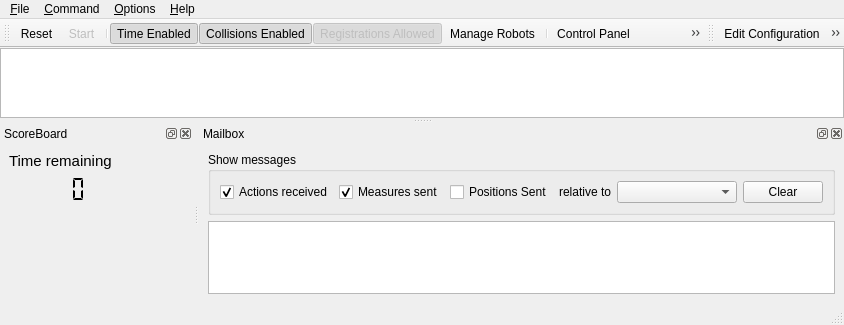
<?xml version="1.0" encoding="UTF-8"?>
<ui version="4.0">
 <class>cbSimulatorGUI</class>
 <widget class="QMainWindow" name="cbSimulatorGUI">
  <property name="geometry">
   <rect>
    <x>0</x>
    <y>0</y>
    <width>796</width>
    <height>325</height>
   </rect>
  </property>
  <property name="windowTitle">
   <string>CiberRato Simulator 2014</string>
  </property>
  <widget class="QWidget" name="centralwidget">
   <layout class="QVBoxLayout" name="verticalLayout">
    <property name="margin">
     <number>0</number>
    </property>
    <item>
     <widget class="QTextEdit" name="messages">
      <property name="toolTip">
       <string>Messages</string>
      </property>
      <property name="readOnly">
       <bool>true</bool>
      </property>
     </widget>
    </item>
   </layout>
  </widget>
  <widget class="QMenuBar" name="menubar">
   <property name="geometry">
    <rect>
     <x>0</x>
     <y>0</y>
     <width>796</width>
     <height>21</height>
    </rect>
   </property>
   <widget class="QMenu" name="menuFile">
    <property name="title">
     <string>&amp;File</string>
    </property>
    <widget class="QMenu" name="menuConfiguration">
     <property name="title">
      <string>&amp;Configuration</string>
     </property>
     <addaction name="actionEdit_Configuration"/>
     <addaction name="actionOpen_Configuration"/>
     <addaction name="actionSave_Configuration"/>
    </widget>
    <addaction name="menuConfiguration"/>
    <addaction name="actionOpen_Lab"/>
    <addaction name="actionLoad_Defaults"/>
    <addaction name="separator"/>
    <addaction name="actionManageRobots"/>
    <addaction name="actionControl_Panel"/>
    <addaction name="actionLaunch_Viewer"/>
    <addaction name="separator"/>
    <addaction name="actionExit"/>
   </widget>
   <widget class="QMenu" name="menuCommand">
    <property name="title">
     <string>&amp;Command</string>
    </property>
    <addaction name="actionReset"/>
    <addaction name="actionStartStop"/>
   </widget>
   <widget class="QMenu" name="menuOptions">
    <property name="title">
     <string>&amp;Options</string>
    </property>
    <addaction name="actionGPS_Enabled"/>
    <addaction name="actionScore_Sensor_Enabled"/>
    <addaction name="actionTime_Enabled"/>
    <addaction name="actionCollisions_Enabled"/>
    <addaction name="actionRegistrations_Open"/>
   </widget>
   <widget class="QMenu" name="menuHelp">
    <property name="title">
     <string>&amp;Help</string>
    </property>
    <addaction name="actionSimulator_Help"/>
    <addaction name="actionAbout_Simulator"/>
   </widget>
   <addaction name="menuFile"/>
   <addaction name="menuCommand"/>
   <addaction name="menuOptions"/>
   <addaction name="menuHelp"/>
  </widget>
  <widget class="QStatusBar" name="statusbar"/>
  <widget class="QToolBar" name="toolBar_1">
   <property name="windowTitle">
    <string>Control ToolBar</string>
   </property>
   <property name="iconSize">
    <size>
     <width>24</width>
     <height>24</height>
    </size>
   </property>
   <attribute name="toolBarArea">
    <enum>TopToolBarArea</enum>
   </attribute>
   <attribute name="toolBarBreak">
    <bool>false</bool>
   </attribute>
   <addaction name="actionReset"/>
   <addaction name="actionStartStop"/>
   <addaction name="separator"/>
   <addaction name="actionTime_Enabled"/>
   <addaction name="actionCollisions_Enabled"/>
   <addaction name="actionRegistrations_Open"/>
   <addaction name="actionManageRobots"/>
   <addaction name="separator"/>
   <addaction name="actionControl_Panel"/>
   <addaction name="actionLaunch_Viewer"/>
  </widget>
  <widget class="QDockWidget" name="dockWidget_Score">
   <property name="sizePolicy">
    <sizepolicy hsizetype="Preferred" vsizetype="Minimum">
     <horstretch>0</horstretch>
     <verstretch>0</verstretch>
    </sizepolicy>
   </property>
   <property name="windowIcon">
    <iconset resource="default.qrc">
     <normaloff>:/images/icons/score</normaloff>:/images/icons/score</iconset>
   </property>
   <property name="floating">
    <bool>false</bool>
   </property>
   <property name="features">
    <set>QDockWidget::AllDockWidgetFeatures</set>
   </property>
   <property name="windowTitle">
    <string>ScoreBoard</string>
   </property>
   <attribute name="dockWidgetArea">
    <number>8</number>
   </attribute>
   <widget class="QWidget" name="dockWidgetContents_Score">
    <layout class="QGridLayout" name="gridLayout">
     <item row="0" column="0">
      <widget class="QLabel" name="label_2">
       <property name="font">
        <font>
         <pointsize>11</pointsize>
         <weight>50</weight>
         <bold>false</bold>
        </font>
       </property>
       <property name="text">
        <string>Time remaining</string>
       </property>
      </widget>
     </item>
     <item row="0" column="2" rowspan="3" colspan="2">
      <layout class="QGridLayout" name="gridLayout_Scores"/>
     </item>
     <item row="0" column="1">
      <spacer name="horizontalSpacer_2">
       <property name="orientation">
        <enum>Qt::Horizontal</enum>
       </property>
       <property name="sizeType">
        <enum>QSizePolicy::Fixed</enum>
       </property>
       <property name="sizeHint" stdset="0">
        <size>
         <width>60</width>
         <height>1</height>
        </size>
       </property>
      </spacer>
     </item>
     <item row="1" column="0">
      <widget class="QLCDNumber" name="lcdNumber_TimeRemain">
       <property name="sizePolicy">
        <sizepolicy hsizetype="Fixed" vsizetype="Fixed">
         <horstretch>0</horstretch>
         <verstretch>0</verstretch>
        </sizepolicy>
       </property>
       <property name="minimumSize">
        <size>
         <width>100</width>
         <height>27</height>
        </size>
       </property>
       <property name="maximumSize">
        <size>
         <width>100</width>
         <height>27</height>
        </size>
       </property>
       <property name="palette">
        <palette>
         <active>
          <colorrole role="WindowText">
           <brush brushstyle="SolidPattern">
            <color alpha="255">
             <red>0</red>
             <green>0</green>
             <blue>0</blue>
            </color>
           </brush>
          </colorrole>
          <colorrole role="Button">
           <brush brushstyle="SolidPattern">
            <color alpha="255">
             <red>255</red>
             <green>255</green>
             <blue>255</blue>
            </color>
           </brush>
          </colorrole>
          <colorrole role="Light">
           <brush brushstyle="SolidPattern">
            <color alpha="255">
             <red>255</red>
             <green>255</green>
             <blue>255</blue>
            </color>
           </brush>
          </colorrole>
          <colorrole role="Midlight">
           <brush brushstyle="SolidPattern">
            <color alpha="255">
             <red>255</red>
             <green>255</green>
             <blue>255</blue>
            </color>
           </brush>
          </colorrole>
          <colorrole role="Dark">
           <brush brushstyle="SolidPattern">
            <color alpha="255">
             <red>127</red>
             <green>127</green>
             <blue>127</blue>
            </color>
           </brush>
          </colorrole>
          <colorrole role="Mid">
           <brush brushstyle="SolidPattern">
            <color alpha="255">
             <red>170</red>
             <green>170</green>
             <blue>170</blue>
            </color>
           </brush>
          </colorrole>
          <colorrole role="Text">
           <brush brushstyle="SolidPattern">
            <color alpha="255">
             <red>0</red>
             <green>0</green>
             <blue>0</blue>
            </color>
           </brush>
          </colorrole>
          <colorrole role="BrightText">
           <brush brushstyle="SolidPattern">
            <color alpha="255">
             <red>255</red>
             <green>255</green>
             <blue>255</blue>
            </color>
           </brush>
          </colorrole>
          <colorrole role="ButtonText">
           <brush brushstyle="SolidPattern">
            <color alpha="255">
             <red>0</red>
             <green>0</green>
             <blue>0</blue>
            </color>
           </brush>
          </colorrole>
          <colorrole role="Base">
           <brush brushstyle="SolidPattern">
            <color alpha="255">
             <red>255</red>
             <green>255</green>
             <blue>255</blue>
            </color>
           </brush>
          </colorrole>
          <colorrole role="Window">
           <brush brushstyle="SolidPattern">
            <color alpha="255">
             <red>255</red>
             <green>255</green>
             <blue>255</blue>
            </color>
           </brush>
          </colorrole>
          <colorrole role="Shadow">
           <brush brushstyle="SolidPattern">
            <color alpha="255">
             <red>0</red>
             <green>0</green>
             <blue>0</blue>
            </color>
           </brush>
          </colorrole>
          <colorrole role="AlternateBase">
           <brush brushstyle="SolidPattern">
            <color alpha="255">
             <red>255</red>
             <green>255</green>
             <blue>255</blue>
            </color>
           </brush>
          </colorrole>
          <colorrole role="ToolTipBase">
           <brush brushstyle="SolidPattern">
            <color alpha="255">
             <red>255</red>
             <green>255</green>
             <blue>220</blue>
            </color>
           </brush>
          </colorrole>
          <colorrole role="ToolTipText">
           <brush brushstyle="SolidPattern">
            <color alpha="255">
             <red>0</red>
             <green>0</green>
             <blue>0</blue>
            </color>
           </brush>
          </colorrole>
         </active>
         <inactive>
          <colorrole role="WindowText">
           <brush brushstyle="SolidPattern">
            <color alpha="255">
             <red>0</red>
             <green>0</green>
             <blue>0</blue>
            </color>
           </brush>
          </colorrole>
          <colorrole role="Button">
           <brush brushstyle="SolidPattern">
            <color alpha="255">
             <red>255</red>
             <green>255</green>
             <blue>255</blue>
            </color>
           </brush>
          </colorrole>
          <colorrole role="Light">
           <brush brushstyle="SolidPattern">
            <color alpha="255">
             <red>255</red>
             <green>255</green>
             <blue>255</blue>
            </color>
           </brush>
          </colorrole>
          <colorrole role="Midlight">
           <brush brushstyle="SolidPattern">
            <color alpha="255">
             <red>255</red>
             <green>255</green>
             <blue>255</blue>
            </color>
           </brush>
          </colorrole>
          <colorrole role="Dark">
           <brush brushstyle="SolidPattern">
            <color alpha="255">
             <red>127</red>
             <green>127</green>
             <blue>127</blue>
            </color>
           </brush>
          </colorrole>
          <colorrole role="Mid">
           <brush brushstyle="SolidPattern">
            <color alpha="255">
             <red>170</red>
             <green>170</green>
             <blue>170</blue>
            </color>
           </brush>
          </colorrole>
          <colorrole role="Text">
           <brush brushstyle="SolidPattern">
            <color alpha="255">
             <red>0</red>
             <green>0</green>
             <blue>0</blue>
            </color>
           </brush>
          </colorrole>
          <colorrole role="BrightText">
           <brush brushstyle="SolidPattern">
            <color alpha="255">
             <red>255</red>
             <green>255</green>
             <blue>255</blue>
            </color>
           </brush>
          </colorrole>
          <colorrole role="ButtonText">
           <brush brushstyle="SolidPattern">
            <color alpha="255">
             <red>0</red>
             <green>0</green>
             <blue>0</blue>
            </color>
           </brush>
          </colorrole>
          <colorrole role="Base">
           <brush brushstyle="SolidPattern">
            <color alpha="255">
             <red>255</red>
             <green>255</green>
             <blue>255</blue>
            </color>
           </brush>
          </colorrole>
          <colorrole role="Window">
           <brush brushstyle="SolidPattern">
            <color alpha="255">
             <red>255</red>
             <green>255</green>
             <blue>255</blue>
            </color>
           </brush>
          </colorrole>
          <colorrole role="Shadow">
           <brush brushstyle="SolidPattern">
            <color alpha="255">
             <red>0</red>
             <green>0</green>
             <blue>0</blue>
            </color>
           </brush>
          </colorrole>
          <colorrole role="AlternateBase">
           <brush brushstyle="SolidPattern">
            <color alpha="255">
             <red>255</red>
             <green>255</green>
             <blue>255</blue>
            </color>
           </brush>
          </colorrole>
          <colorrole role="ToolTipBase">
           <brush brushstyle="SolidPattern">
            <color alpha="255">
             <red>255</red>
             <green>255</green>
             <blue>220</blue>
            </color>
           </brush>
          </colorrole>
          <colorrole role="ToolTipText">
           <brush brushstyle="SolidPattern">
            <color alpha="255">
             <red>0</red>
             <green>0</green>
             <blue>0</blue>
            </color>
           </brush>
          </colorrole>
         </inactive>
         <disabled>
          <colorrole role="WindowText">
           <brush brushstyle="SolidPattern">
            <color alpha="255">
             <red>127</red>
             <green>127</green>
             <blue>127</blue>
            </color>
           </brush>
          </colorrole>
          <colorrole role="Button">
           <brush brushstyle="SolidPattern">
            <color alpha="255">
             <red>255</red>
             <green>255</green>
             <blue>255</blue>
            </color>
           </brush>
          </colorrole>
          <colorrole role="Light">
           <brush brushstyle="SolidPattern">
            <color alpha="255">
             <red>255</red>
             <green>255</green>
             <blue>255</blue>
            </color>
           </brush>
          </colorrole>
          <colorrole role="Midlight">
           <brush brushstyle="SolidPattern">
            <color alpha="255">
             <red>255</red>
             <green>255</green>
             <blue>255</blue>
            </color>
           </brush>
          </colorrole>
          <colorrole role="Dark">
           <brush brushstyle="SolidPattern">
            <color alpha="255">
             <red>127</red>
             <green>127</green>
             <blue>127</blue>
            </color>
           </brush>
          </colorrole>
          <colorrole role="Mid">
           <brush brushstyle="SolidPattern">
            <color alpha="255">
             <red>170</red>
             <green>170</green>
             <blue>170</blue>
            </color>
           </brush>
          </colorrole>
          <colorrole role="Text">
           <brush brushstyle="SolidPattern">
            <color alpha="255">
             <red>127</red>
             <green>127</green>
             <blue>127</blue>
            </color>
           </brush>
          </colorrole>
          <colorrole role="BrightText">
           <brush brushstyle="SolidPattern">
            <color alpha="255">
             <red>255</red>
             <green>255</green>
             <blue>255</blue>
            </color>
           </brush>
          </colorrole>
          <colorrole role="ButtonText">
           <brush brushstyle="SolidPattern">
            <color alpha="255">
             <red>127</red>
             <green>127</green>
             <blue>127</blue>
            </color>
           </brush>
          </colorrole>
          <colorrole role="Base">
           <brush brushstyle="SolidPattern">
            <color alpha="255">
             <red>255</red>
             <green>255</green>
             <blue>255</blue>
            </color>
           </brush>
          </colorrole>
          <colorrole role="Window">
           <brush brushstyle="SolidPattern">
            <color alpha="255">
             <red>255</red>
             <green>255</green>
             <blue>255</blue>
            </color>
           </brush>
          </colorrole>
          <colorrole role="Shadow">
           <brush brushstyle="SolidPattern">
            <color alpha="255">
             <red>0</red>
             <green>0</green>
             <blue>0</blue>
            </color>
           </brush>
          </colorrole>
          <colorrole role="AlternateBase">
           <brush brushstyle="SolidPattern">
            <color alpha="255">
             <red>255</red>
             <green>255</green>
             <blue>255</blue>
            </color>
           </brush>
          </colorrole>
          <colorrole role="ToolTipBase">
           <brush brushstyle="SolidPattern">
            <color alpha="255">
             <red>255</red>
             <green>255</green>
             <blue>220</blue>
            </color>
           </brush>
          </colorrole>
          <colorrole role="ToolTipText">
           <brush brushstyle="SolidPattern">
            <color alpha="255">
             <red>0</red>
             <green>0</green>
             <blue>0</blue>
            </color>
           </brush>
          </colorrole>
         </disabled>
        </palette>
       </property>
       <property name="toolTip">
        <string>Time remaining</string>
       </property>
       <property name="frameShape">
        <enum>QFrame::NoFrame</enum>
       </property>
       <property name="numDigits">
        <number>4</number>
       </property>
       <property name="segmentStyle">
        <enum>QLCDNumber::Flat</enum>
       </property>
      </widget>
     </item>
     <item row="2" column="0" colspan="2">
      <spacer name="verticalSpacer_2">
       <property name="orientation">
        <enum>Qt::Vertical</enum>
       </property>
       <property name="sizeHint" stdset="0">
        <size>
         <width>1</width>
         <height>0</height>
        </size>
       </property>
      </spacer>
     </item>
    </layout>
   </widget>
  </widget>
  <widget class="QToolBar" name="toolBar_2">
   <property name="windowTitle">
    <string>Settings ToolBar</string>
   </property>
   <property name="iconSize">
    <size>
     <width>24</width>
     <height>24</height>
    </size>
   </property>
   <attribute name="toolBarArea">
    <enum>TopToolBarArea</enum>
   </attribute>
   <attribute name="toolBarBreak">
    <bool>false</bool>
   </attribute>
   <addaction name="actionEdit_Configuration"/>
   <addaction name="actionOpen_Configuration"/>
   <addaction name="actionSave_Configuration"/>
   <addaction name="actionOpen_Lab"/>
   <addaction name="actionLoad_Defaults"/>
  </widget>
  <widget class="QDockWidget" name="dockWidget_Mailbox">
   <property name="enabled">
    <bool>true</bool>
   </property>
   <property name="sizePolicy">
    <sizepolicy hsizetype="Preferred" vsizetype="Minimum">
     <horstretch>0</horstretch>
     <verstretch>0</verstretch>
    </sizepolicy>
   </property>
   <property name="windowIcon">
    <iconset resource="default.qrc">
     <normaloff>:/images/icons/message</normaloff>:/images/icons/message</iconset>
   </property>
   <property name="floating">
    <bool>false</bool>
   </property>
   <property name="windowTitle">
    <string>Mailbox</string>
   </property>
   <attribute name="dockWidgetArea">
    <number>8</number>
   </attribute>
   <widget class="QWidget" name="dockWidgetContents_Mail">
    <layout class="QVBoxLayout" name="verticalLayout_2">
     <item>
      <widget class="QGroupBox" name="groupBox">
       <property name="title">
        <string>Show messages</string>
       </property>
       <layout class="QGridLayout" name="gridLayout_3">
        <item row="0" column="4">
         <widget class="QComboBox" name="comboBox_Robot">
          <property name="minimumSize">
           <size>
            <width>120</width>
            <height>0</height>
           </size>
          </property>
          <property name="toolTip">
           <string>Robot</string>
          </property>
          <property name="insertPolicy">
           <enum>QComboBox::InsertAlphabetically</enum>
          </property>
         </widget>
        </item>
        <item row="0" column="0">
         <widget class="QCheckBox" name="checkBox_Actions">
          <property name="toolTip">
           <string>Motor Actions received from robot</string>
          </property>
          <property name="text">
           <string>Actions received</string>
          </property>
          <property name="checked">
           <bool>true</bool>
          </property>
         </widget>
        </item>
        <item row="0" column="1">
         <widget class="QCheckBox" name="checkBox_Measures">
          <property name="toolTip">
           <string>Sensor Measures sent to robot</string>
          </property>
          <property name="text">
           <string>Measures sent</string>
          </property>
          <property name="checked">
           <bool>true</bool>
          </property>
         </widget>
        </item>
        <item row="0" column="2">
         <widget class="QCheckBox" name="checkBox_Positions">
          <property name="toolTip">
           <string>Robot Positions sent to Viewer(s)</string>
          </property>
          <property name="text">
           <string>Positions Sent</string>
          </property>
          <property name="checked">
           <bool>false</bool>
          </property>
         </widget>
        </item>
        <item row="0" column="3">
         <widget class="QLabel" name="label">
          <property name="text">
           <string>relative to</string>
          </property>
          <property name="alignment">
           <set>Qt::AlignRight|Qt::AlignTrailing|Qt::AlignVCenter</set>
          </property>
         </widget>
        </item>
        <item row="0" column="6">
         <widget class="QPushButton" name="pushButton_ClearMailBox">
          <property name="text">
           <string>Clear</string>
          </property>
         </widget>
        </item>
        <item row="0" column="5">
         <spacer name="horizontalSpacer">
          <property name="orientation">
           <enum>Qt::Horizontal</enum>
          </property>
          <property name="sizeHint" stdset="0">
           <size>
            <width>0</width>
            <height>1</height>
           </size>
          </property>
         </spacer>
        </item>
       </layout>
      </widget>
     </item>
     <item>
      <widget class="QTextEdit" name="textEdit_Mailbox">
       <property name="readOnly">
        <bool>true</bool>
       </property>
      </widget>
     </item>
    </layout>
   </widget>
  </widget>
  <action name="actionReset">
   <property name="icon">
    <iconset resource="default.qrc">
     <normaloff>:/images/control/reset</normaloff>:/images/control/reset</iconset>
   </property>
   <property name="text">
    <string>&amp;Reset</string>
   </property>
   <property name="shortcut">
    <string>Ctrl+R</string>
   </property>
  </action>
  <action name="actionSimulator_Help">
   <property name="text">
    <string>&amp;Help</string>
   </property>
   <property name="shortcut">
    <string>F1</string>
   </property>
  </action>
  <action name="actionAbout_Simulator">
   <property name="text">
    <string>&amp;About Simulator</string>
   </property>
  </action>
  <action name="actionExit">
   <property name="icon">
    <iconset resource="default.qrc">
     <normaloff>:/images/buttons/exit</normaloff>:/images/buttons/exit</iconset>
   </property>
   <property name="text">
    <string>E&amp;xit</string>
   </property>
   <property name="shortcut">
    <string>Ctrl+Q</string>
   </property>
  </action>
  <action name="actionGPS_Enabled">
   <property name="checkable">
    <bool>true</bool>
   </property>
   <property name="checked">
    <bool>true</bool>
   </property>
   <property name="text">
    <string>GP&amp;S Enabled</string>
   </property>
   <property name="toolTip">
    <string>Toggle GPS</string>
   </property>
  </action>
  <action name="actionScore_Sensor_Enabled">
   <property name="checkable">
    <bool>true</bool>
   </property>
   <property name="text">
    <string>S&amp;core Sensor Enabled</string>
   </property>
   <property name="toolTip">
    <string>Toggle Score Sensor</string>
   </property>
  </action>
  <action name="actionTime_Enabled">
   <property name="checkable">
    <bool>true</bool>
   </property>
   <property name="checked">
    <bool>true</bool>
   </property>
   <property name="enabled">
    <bool>true</bool>
   </property>
   <property name="icon">
    <iconset resource="default.qrc">
     <normaloff>:/images/buttons/time_off</normaloff>
     <normalon>:/images/buttons/time_on</normalon>:/images/buttons/time_off</iconset>
   </property>
   <property name="text">
    <string>T&amp;ime Enabled</string>
   </property>
   <property name="toolTip">
    <string>Toggle Simulation Time Limit</string>
   </property>
  </action>
  <action name="actionOpen_Lab">
   <property name="icon">
    <iconset resource="default.qrc">
     <normaloff>:/images/buttons/lab</normaloff>:/images/buttons/lab</iconset>
   </property>
   <property name="text">
    <string>Change &amp;Lab</string>
   </property>
   <property name="toolTip">
    <string>Change Lab and Grid</string>
   </property>
   <property name="shortcut">
    <string>Ctrl+L</string>
   </property>
  </action>
  <action name="actionEdit_Configuration">
   <property name="icon">
    <iconset resource="default.qrc">
     <normaloff>:/images/buttons/config</normaloff>:/images/buttons/config</iconset>
   </property>
   <property name="text">
    <string>&amp;Edit Configuration</string>
   </property>
   <property name="shortcut">
    <string>Ctrl+E</string>
   </property>
  </action>
  <action name="actionOpen_Configuration">
   <property name="icon">
    <iconset resource="default.qrc">
     <normaloff>:/images/buttons/open</normaloff>:/images/buttons/open</iconset>
   </property>
   <property name="text">
    <string>Open &amp;Configuration</string>
   </property>
  </action>
  <action name="actionSave_Configuration">
   <property name="icon">
    <iconset resource="default.qrc">
     <normaloff>:/images/buttons/save</normaloff>:/images/buttons/save</iconset>
   </property>
   <property name="text">
    <string>&amp;Save Configuration</string>
   </property>
  </action>
  <action name="actionLaunch_Viewer">
   <property name="checkable">
    <bool>true</bool>
   </property>
   <property name="icon">
    <iconset resource="default.qrc">
     <normaloff>:/images/buttons/viewer_close</normaloff>
     <normalon>:/images/buttons/viewer_open</normalon>:/images/buttons/viewer_close</iconset>
   </property>
   <property name="text">
    <string>Launch &amp;Viewer</string>
   </property>
   <property name="shortcut">
    <string>Ctrl+V</string>
   </property>
  </action>
  <action name="actionRegistrations_Open">
   <property name="checkable">
    <bool>true</bool>
   </property>
   <property name="checked">
    <bool>true</bool>
   </property>
   <property name="enabled">
    <bool>false</bool>
   </property>
   <property name="icon">
    <iconset resource="default.qrc">
     <normaloff>:/images/buttons/lock_closed</normaloff>
     <normalon>:/images/buttons/lock_open</normalon>:/images/buttons/lock_closed</iconset>
   </property>
   <property name="text">
    <string>Re&amp;gistrations Allowed</string>
   </property>
   <property name="toolTip">
    <string>Toggle Robot Registrations</string>
   </property>
  </action>
  <action name="actionStartStop">
   <property name="enabled">
    <bool>false</bool>
   </property>
   <property name="icon">
    <iconset resource="default.qrc">
     <normaloff>:/images/control/start</normaloff>
     <normalon>:/images/control/stop</normalon>:/images/control/start</iconset>
   </property>
   <property name="text">
    <string>&amp;Start</string>
   </property>
   <property name="toolTip">
    <string>Start</string>
   </property>
   <property name="shortcut">
    <string>Ctrl+S</string>
   </property>
  </action>
  <action name="actionManageRobots">
   <property name="checkable">
    <bool>true</bool>
   </property>
   <property name="icon">
    <iconset resource="default.qrc">
     <normaloff>:/images/buttons/mouse</normaloff>:/images/buttons/mouse</iconset>
   </property>
   <property name="text">
    <string>&amp;Manage Robots</string>
   </property>
   <property name="toolTip">
    <string>Show Robots Management Window</string>
   </property>
   <property name="shortcut">
    <string>Ctrl+M</string>
   </property>
  </action>
  <action name="actionControl_Panel">
   <property name="checkable">
    <bool>true</bool>
   </property>
   <property name="icon">
    <iconset resource="default.qrc">
     <normaloff>:/images/buttons/panel</normaloff>:/images/buttons/panel</iconset>
   </property>
   <property name="text">
    <string>Control &amp;Panel</string>
   </property>
   <property name="toolTip">
    <string>Show Control Panel Window</string>
   </property>
   <property name="shortcut">
    <string>F2</string>
   </property>
  </action>
  <action name="actionLoad_Defaults">
   <property name="icon">
    <iconset resource="default.qrc">
     <normaloff>:/images/buttons/defaults</normaloff>:/images/buttons/defaults</iconset>
   </property>
   <property name="text">
    <string>Load &amp;Defaults</string>
   </property>
   <property name="toolTip">
    <string>Sets Lab, Grid and Parameters to Default Values</string>
   </property>
   <property name="shortcut">
    <string>Ctrl+D</string>
   </property>
  </action>
  <action name="actionCollisions_Enabled">
   <property name="checkable">
    <bool>true</bool>
   </property>
   <property name="checked">
    <bool>true</bool>
   </property>
   <property name="icon">
    <iconset resource="default.qrc">
     <normaloff>:/images/buttons/collisions_off</normaloff>
     <normalon>:/images/buttons/collisions_on</normalon>:/images/buttons/collisions_off</iconset>
   </property>
   <property name="text">
    <string>Co&amp;llisions Enabled</string>
   </property>
   <property name="toolTip">
    <string>Toggle Collisions between Robots</string>
   </property>
  </action>
 </widget>
 <resources>
  <include location="default.qrc"/>
 </resources>
 <connections/>
</ui>
